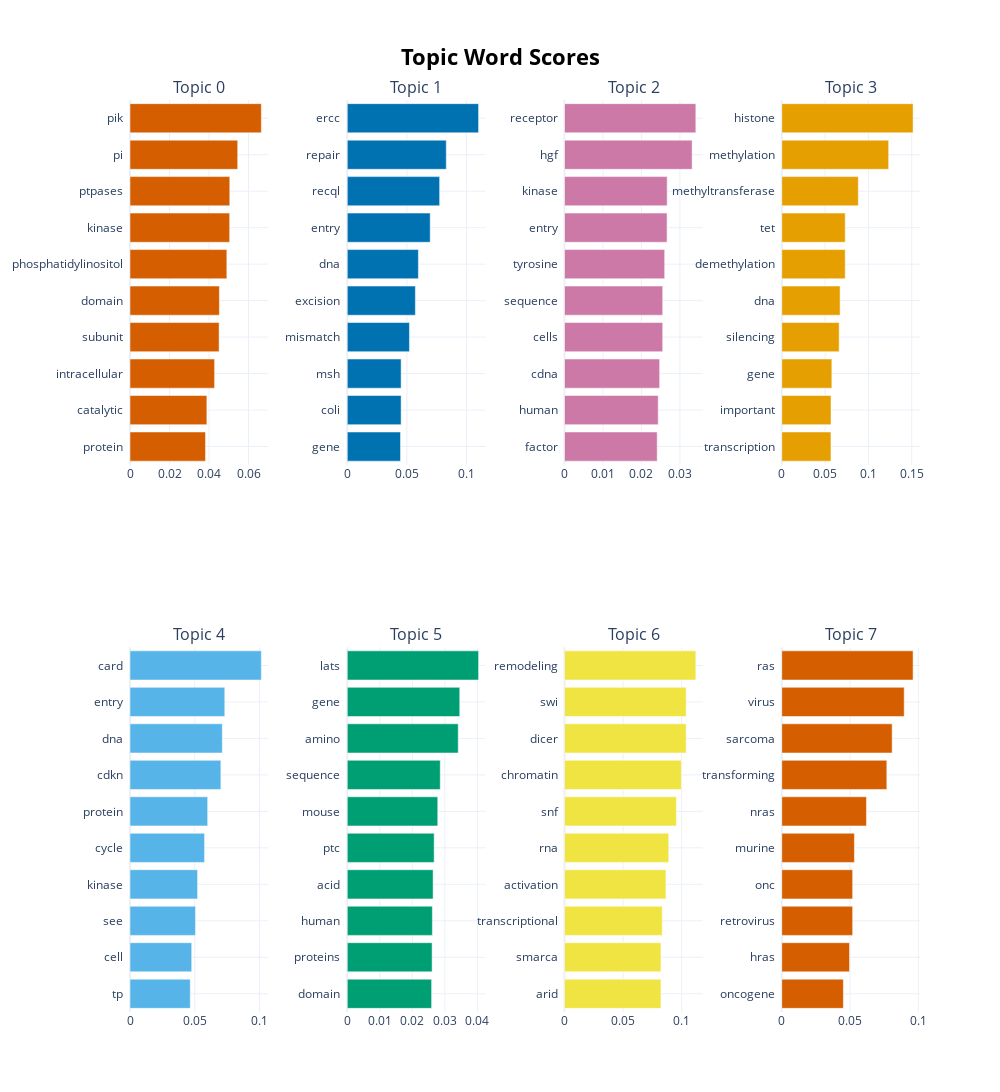

The notebook cell saved with this chart:
### Code cell
topic_model.visualize_barchart(n_words=10, height=600)

### Figure 1 — Plotly figure (JSON) as saved in the notebook; plotly's stock layout.template omitted (floating-point values rounded to 4 significant figures)
{"data": [{"marker": {"color": "#D55E00"}, "orientation": "h", "type": "bar", "x": [0.03822, 0.03891, 0.04282, 0.04511, 0.04525, 0.04902, 0.05044, 0.05051, 0.05452, 0.06649], "xaxis": "x", "y": ["protein  ", "catalytic  ", "intracellular  ", "subunit  ", "domain  ", "phosphatidylinositol  ", "kinase  ", "ptpases  ", "pi  ", "pik  "], "yaxis": "y"}, {"marker": {"color": "#0072B2"}, "orientation": "h", "type": "bar", "x": [0.04465, 0.04516, 0.04516, 0.05216, 0.05711, 0.05964, 0.06954, 0.07746, 0.08303, 0.1101], "xaxis": "x2", "y": ["gene  ", "coli  ", "msh  ", "mismatch  ", "excision  ", "dna  ", "entry  ", "recql  ", "repair  ", "ercc  "], "yaxis": "y2"}, {"marker": {"color": "#CC79A7"}, "orientation": "h", "type": "bar", "x": [0.0241, 0.02437, 0.02474, 0.02553, 0.02553, 0.02605, 0.02667, 0.02669, 0.03318, 0.03415], "xaxis": "x3", "y": ["factor  ", "human  ", "cdna  ", "cells  ", "sequence  ", "tyrosine  ", "entry  ", "kinase  ", "hgf  ", "receptor  "], "yaxis": "y3"}, {"marker": {"color": "#E69F00"}, "orientation": "h", "type": "bar", "x": [0.05677, 0.05682, 0.0578, 0.06625, 0.0673, 0.07323, 0.07323, 0.08833, 0.1233, 0.1515], "xaxis": "x4", "y": ["transcription  ", "important  ", "gene  ", "silencing  ", "dna  ", "demethylation  ", "tet  ", "methyltransferase  ", "methylation  ", "histone  "], "yaxis": "y4"}, {"marker": {"color": "#56B4E9"}, "orientation": "h", "type": "bar", "x": [0.04654, 0.04765, 0.05056, 0.05219, 0.05757, 0.05998, 0.07017, 0.07129, 0.0732, 0.1014], "xaxis": "x5", "y": ["tp  ", "cell  ", "see  ", "kinase  ", "cycle  ", "protein  ", "cdkn  ", "dna  ", "entry  ", "card  "], "yaxis": "y5"}, {"marker": {"color": "#009E73"}, "orientation": "h", "type": "bar", "x": [0.02593, 0.02609, 0.02616, 0.02639, 0.02672, 0.02782, 0.02859, 0.03411, 0.03458, 0.04037], "xaxis": "x6", "y": ["domain  ", "proteins  ", "human  ", "acid  ", "ptc  ", "mouse  ", "sequence  ", "amino  ", "gene  ", "lats  "], "yaxis": "y6"}, {"marker": {"color": "#F0E442"}, "orientation": "h", "type": "bar", "x": [0.08229, 0.08229, 0.08341, 0.08658, 0.08896, 0.09553, 0.09977, 0.1038, 0.1038, 0.1121], "xaxis": "x7", "y": ["arid  ", "smarca  ", "transcriptional  ", "activation  ", "rna  ", "snf  ", "chromatin  ", "dicer  ", "swi  ", "remodeling  "], "yaxis": "y7"}, {"marker": {"color": "#D55E00"}, "orientation": "h", "type": "bar", "x": [0.04512, 0.04963, 0.05191, 0.05191, 0.05321, 0.06203, 0.07693, 0.08084, 0.08966, 0.09617], "xaxis": "x8", "y": ["oncogene  ", "hras  ", "retrovirus  ", "onc  ", "murine  ", "nras  ", "transforming  ", "sarcoma  ", "virus  ", "ras  "], "yaxis": "y8"}], "layout": {"annotations": [{"font": {"size": 16}, "showarrow": false, "text": "Topic 0", "x": 0.0875, "xanchor": "center", "xref": "paper", "y": 1, "yanchor": "bottom", "yref": "paper"}, {"font": {"size": 16}, "showarrow": false, "text": "Topic 1", "x": 0.3625, "xanchor": "center", "xref": "paper", "y": 1, "yanchor": "bottom", "yref": "paper"}, {"font": {"size": 16}, "showarrow": false, "text": "Topic 2", "x": 0.6375, "xanchor": "center", "xref": "paper", "y": 1, "yanchor": "bottom", "yref": "paper"}, {"font": {"size": 16}, "showarrow": false, "text": "Topic 3", "x": 0.9125, "xanchor": "center", "xref": "paper", "y": 1, "yanchor": "bottom", "yref": "paper"}, {"font": {"size": 16}, "showarrow": false, "text": "Topic 4", "x": 0.0875, "xanchor": "center", "xref": "paper", "y": 0.4, "yanchor": "bottom", "yref": "paper"}, {"font": {"size": 16}, "showarrow": false, "text": "Topic 5", "x": 0.3625, "xanchor": "center", "xref": "paper", "y": 0.4, "yanchor": "bottom", "yref": "paper"}, {"font": {"size": 16}, "showarrow": false, "text": "Topic 6", "x": 0.6375, "xanchor": "center", "xref": "paper", "y": 0.4, "yanchor": "bottom", "yref": "paper"}, {"font": {"size": 16}, "showarrow": false, "text": "Topic 7", "x": 0.9125, "xanchor": "center", "xref": "paper", "y": 0.4, "yanchor": "bottom", "yref": "paper"}], "height": 1200, "hoverlabel": {"bgcolor": "white", "font": {"family": "Rockwell", "size": 16}}, "showlegend": false, "title": {"font": {"color": "Black", "size": 22}, "text": "<b>Topic Word Scores", "x": 0.5, "xanchor": "center", "yanchor": "top"}, "width": 1000, "xaxis": {"anchor": "y", "domain": [0, 0.175], "showgrid": true}, "xaxis2": {"anchor": "y2", "domain": [0.275, 0.45], "showgrid": true}, "xaxis3": {"anchor": "y3", "domain": [0.55, 0.725], "showgrid": true}, "xaxis4": {"anchor": "y4", "domain": [0.825, 1], "showgrid": true}, "xaxis5": {"anchor": "y5", "domain": [0, 0.175], "showgrid": true}, "xaxis6": {"anchor": "y6", "domain": [0.275, 0.45], "showgrid": true}, "xaxis7": {"anchor": "y7", "domain": [0.55, 0.725], "showgrid": true}, "xaxis8": {"anchor": "y8", "domain": [0.825, 1], "showgrid": true}, "yaxis": {"anchor": "x", "domain": [0.6, 1], "showgrid": true}, "yaxis2": {"anchor": "x2", "domain": [0.6, 1], "showgrid": true}, "yaxis3": {"anchor": "x3", "domain": [0.6, 1], "showgrid": true}, "yaxis4": {"anchor": "x4", "domain": [0.6, 1], "showgrid": true}, "yaxis5": {"anchor": "x5", "domain": [0, 0.4], "showgrid": true}, "yaxis6": {"anchor": "x6", "domain": [0, 0.4], "showgrid": true}, "yaxis7": {"anchor": "x7", "domain": [0, 0.4], "showgrid": true}, "yaxis8": {"anchor": "x8", "domain": [0, 0.4], "showgrid": true}}}
